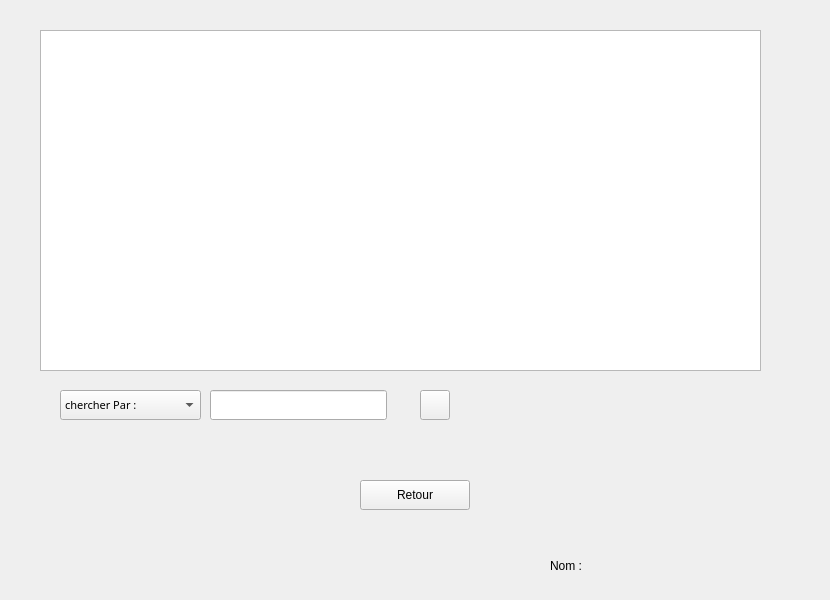
      <widget class="QWidget" name="tab_14">
       <attribute name="title">
        <string>afficher un auditeur</string>
       </attribute>
       <widget class="QPushButton" name="retour">
        <property name="geometry">
         <rect>
          <x>360</x>
          <y>480</y>
          <width>110</width>
          <height>30</height>
         </rect>
        </property>
        <property name="text">
         <string>Retour</string>
        </property>
        <property name="icon">
         <iconset>
          <normaloff>../RANIM/Bottons/Retour.png</normaloff>../RANIM/Bottons/Retour.png</iconset>
        </property>
       </widget>
       <widget class="QPushButton" name="rechercher_2">
        <property name="geometry">
         <rect>
          <x>420</x>
          <y>390</y>
          <width>30</width>
          <height>30</height>
         </rect>
        </property>
        <property name="text">
         <string/>
        </property>
        <property name="icon">
         <iconset>
          <normaloff>../RANIM/Bottons/Rechercher.png</normaloff>../RANIM/Bottons/Rechercher.png</iconset>
        </property>
       </widget>
       <widget class="QLineEdit" name="le_recherche">
        <property name="geometry">
         <rect>
          <x>210</x>
          <y>390</y>
          <width>177</width>
          <height>30</height>
         </rect>
        </property>
        <property name="font">
         <font>
          <family>Franklin Gothic Demi Cond</family>
          <pointsize>12</pointsize>
          <weight>50</weight>
          <italic>false</italic>
          <bold>false</bold>
         </font>
        </property>
        <property name="dragEnabled">
         <bool>false</bool>
        </property>
        <property name="readOnly">
         <bool>false</bool>
        </property>
        <property name="cursorMoveStyle">
         <enum>Qt::VisualMoveStyle</enum>
        </property>
        <property name="clearButtonEnabled">
         <bool>true</bool>
        </property>
       </widget>
       <widget class="QTableView" name="tab_auditeur">
        <property name="geometry">
         <rect>
          <x>40</x>
          <y>30</y>
          <width>721</width>
          <height>341</height>
         </rect>
        </property>
       </widget>
       <widget class="QLabel" name="label_60">
        <property name="geometry">
         <rect>
          <x>0</x>
          <y>350</y>
          <width>501</width>
          <height>241</height>
         </rect>
        </property>
        <property name="text">
         <string/>
        </property>
        <property name="pixmap">
         <pixmap>../../Users/chaff/Downloads/cadre2-removebg-preview.png</pixmap>
        </property>
        <property name="scaledContents">
         <bool>true</bool>
        </property>
       </widget>
       <widget class="QComboBox" name="comboBoxRecherche">
        <property name="geometry">
         <rect>
          <x>60</x>
          <y>390</y>
          <width>141</width>
          <height>30</height>
         </rect>
        </property>
        <property name="font">
         <font>
          <family>Berlin Sans FB Demi</family>
          <pointsize>8</pointsize>
          <weight>9</weight>
          <italic>false</italic>
          <bold>false</bold>
         </font>
        </property>
        <property name="styleSheet">
         <string notr="true">font: 75 8pt &quot;Berlin Sans FB Demi&quot;;</string>
        </property>
        <property name="currentIndex">
         <number>0</number>
        </property>
        <item>
         <property name="text">
          <string>chercher Par :</string>
         </property>
        </item>
        <item>
         <property name="text">
          <string>id</string>
         </property>
        </item>
        <item>
         <property name="text">
          <string>nom</string>
         </property>
        </item>
        <item>
         <property name="text">
          <string>sexe</string>
         </property>
        </item>
       </widget>
       <widget class="QLabel" name="label_157">
        <property name="geometry">
         <rect>
          <x>550</x>
          <y>550</y>
          <width>121</width>
          <height>31</height>
         </rect>
        </property>
        <property name="styleSheet">
         <string notr="true">background-color: rgb(239, 239, 239);</string>
        </property>
        <property name="text">
         <string>Nom :</string>
        </property>
       </widget>
       <widget class="QLabel" name="label_161">
        <property name="geometry">
         <rect>
          <x>-20</x>
          <y>-10</y>
          <width>821</width>
          <height>591</height>
         </rect>
        </property>
        <property name="text">
         <string/>
        </property>
        <property name="pixmap">
         <pixmap>../../palette.jpg</pixmap>
        </property>
        <property name="scaledContents">
         <bool>true</bool>
        </property>
       </widget>
       <zorder>label_161</zorder>
       <zorder>label_60</zorder>
       <zorder>retour</zorder>
       <zorder>rechercher_2</zorder>
       <zorder>le_recherche</zorder>
       <zorder>tab_auditeur</zorder>
       <zorder>comboBoxRecherche</zorder>
       <zorder>label_157</zorder>
      </widget>
